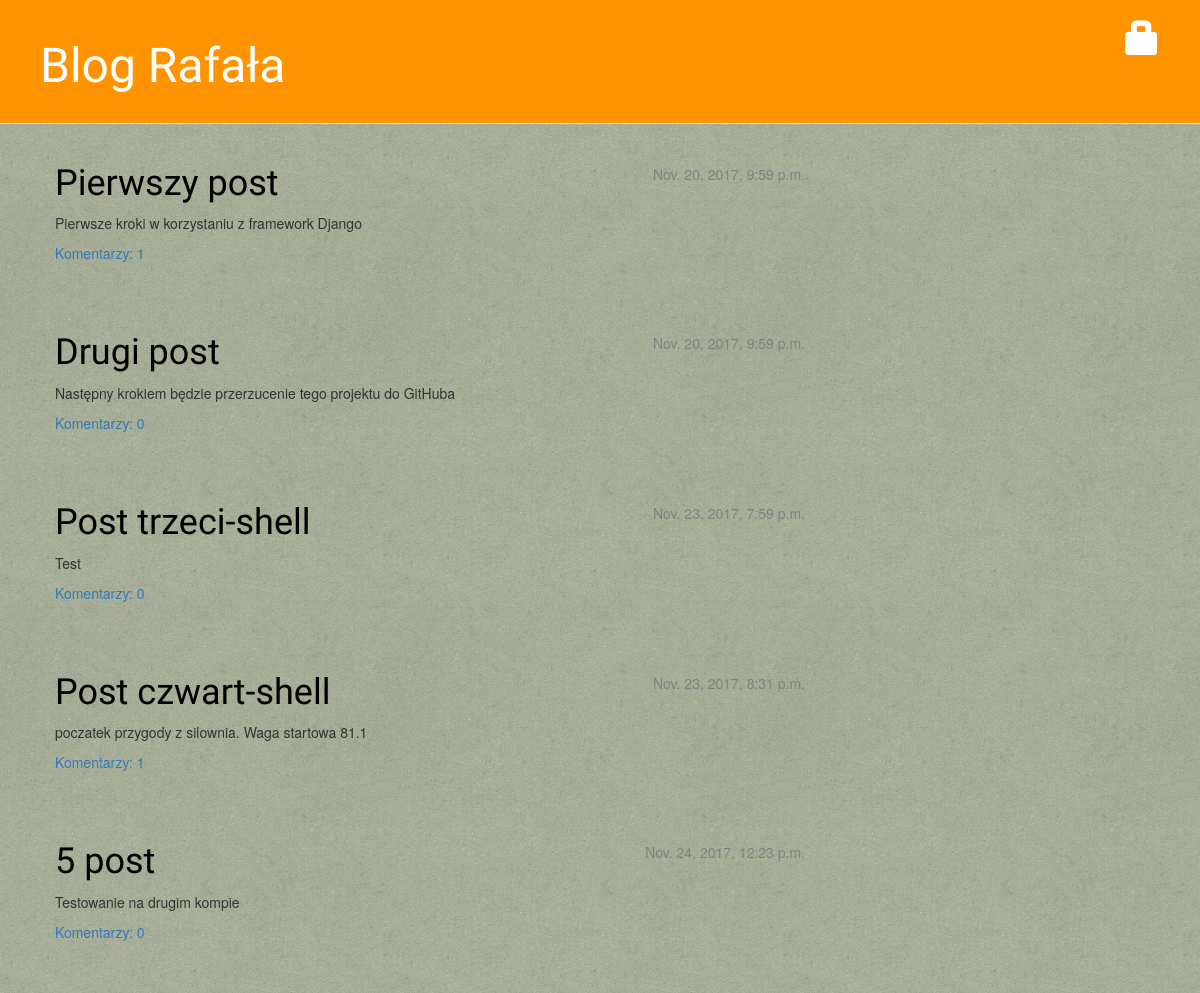
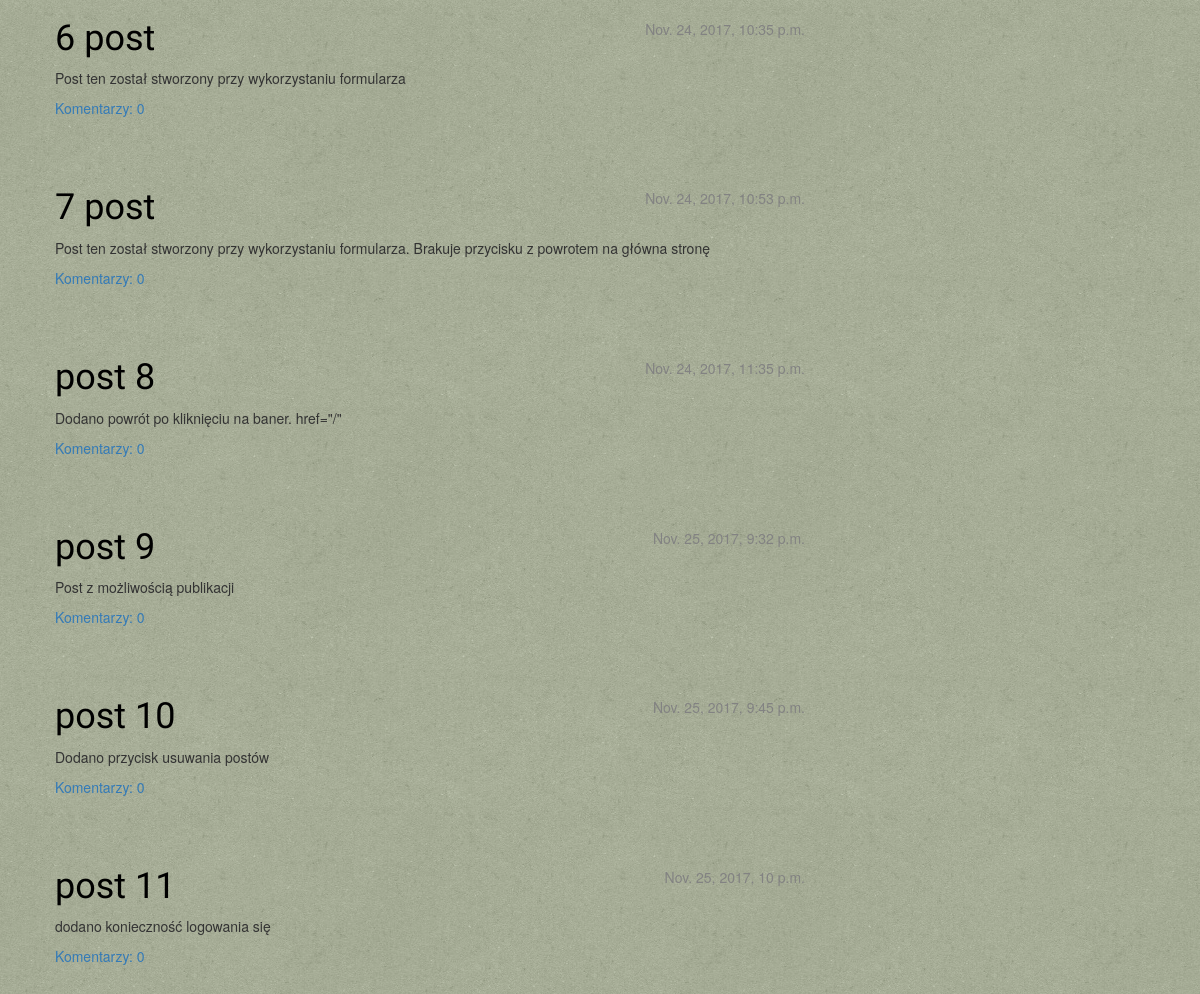
The page / on the database its author committed (2 pictures, top to bottom).
### blog/models.py (models this page shows, shortened)
class Post(models.Model):
    author = models.ForeignKey('auth.User')
    title = models.CharField(max_length=200)
    text = models.TextField()
    created_date = models.DateTimeField(
            default=timezone.now)
    published_date = models.DateTimeField(
            blank=True, null=True)
    def approved_comments(self):
        return self.comments.filter(approved_comment=True)

### blog/views.py (the view)
# urls.py: url(r'^$', views.post_list, name='post_list'),
def post_list(request):
    posts = Post.objects.filter(published_date__lte=timezone.now()).order_by('published_date')
    return render(request, 'blog/post_list.html', {'posts':posts})

### blog/templates/blog/post_list.html
{% extends 'blog/base.html' %}
{% block content %}
    {% for post in posts %}
        <div class="post">
            <div class="date">
                {{ post.published_date}}
            </div>
            <h1><a href="{% url 'post_detail' pk=post.pk %}">{{ post.title }}</a></h1>
            <p>{{ post.text|linebreaksbr }}</p>
            <a href="{% url 'post_detail' pk=post.pk %}">Komentarzy: {{post.approved_comments.count }}</a>
        </div>
    {% endfor %}
{% endblock %}

### static/css/blog.css (style rules this page uses)
body { background: url("/static/img/green_cup.png"); margin: 0; }
h1, h2, h3, h4 { font-family: 'Lobster', cursive; }
.date { float: right; color: #828282; }
.post { margin-bottom: 70px; }
.post h1 a, .post h1 a:visited { color: #000000; }

### rows shown on the page
Post: published_date "Nov. 20, 2017, 9:59 p.m.", title "Pierwszy post", text "Pierwsze kroki w korzystaniu z framework Django", approved_comments.count "1"
Post: published_date "Nov. 20, 2017, 9:59 p.m.", title "Drugi post", text "Następny krokiem będzie przerzucenie tego projektu do GitHuba", approved_comments.count "0"
Post: published_date "Nov. 23, 2017, 7:59 p.m.", title "Post trzeci-shell", text "Test", approved_comments.count "0"
Post: published_date "Nov. 23, 2017, 8:31 p.m.", title "Post czwart-shell", text "poczatek przygody z silownia. Waga startowa 81.1", approved_comments.count "1"
Post: published_date "Nov. 24, 2017, 12:23 p.m.", title "5 post", text "Testowanie na drugim kompie", approved_comments.count "0"
Post: published_date "Nov. 24, 2017, 10:35 p.m.", title "6 post", text "Post ten został stworzony przy wykorzystaniu formularza", approved_comments.count "0"
Post: published_date "Nov. 24, 2017, 10:53 p.m.", title "7 post", text "Post ten został stworzony przy wykorzystaniu formularza. Brakuje przycisku z powrotem na główna stronę", approved_comments.count "0"
Post: published_date "Nov. 24, 2017, 11:35 p.m.", title "post 8", text "Dodano powrót po kliknięciu na baner. href=\"/\"", approved_comments.count "0"
Post: published_date "Nov. 25, 2017, 9:32 p.m.", title "post 9", text "Post z możliwością publikacji", approved_comments.count "0"
Post: published_date "Nov. 25, 2017, 9:45 p.m.", title "post 10", text "Dodano przycisk usuwania postów", approved_comments.count "0"
Post: published_date "Nov. 25, 2017, 10 p.m.", title "post 11", text "dodano konieczność logowania się", approved_comments.count "0"
